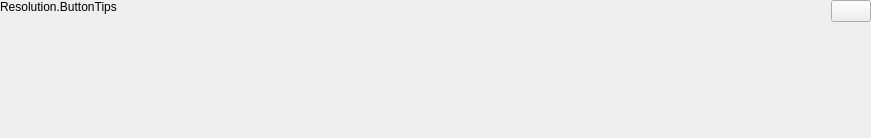
<?xml version="1.0" encoding="UTF-8"?>
<ui version="4.0">
 <class>ResolutionTipFrame</class>
 <widget class="QFrame" name="ResolutionTipFrame">
  <property name="geometry">
   <rect>
    <x>0</x>
    <y>0</y>
    <width>871</width>
    <height>138</height>
   </rect>
  </property>
  <property name="sizePolicy">
   <sizepolicy hsizetype="Preferred" vsizetype="Preferred">
    <horstretch>0</horstretch>
    <verstretch>0</verstretch>
   </sizepolicy>
  </property>
  <property name="mouseTracking">
   <bool>true</bool>
  </property>
  <property name="windowTitle">
   <string>Frame</string>
  </property>
  <layout class="QHBoxLayout" name="horizontalLayout_2">
   <property name="spacing">
    <number>0</number>
   </property>
   <property name="leftMargin">
    <number>0</number>
   </property>
   <property name="topMargin">
    <number>0</number>
   </property>
   <property name="rightMargin">
    <number>0</number>
   </property>
   <property name="bottomMargin">
    <number>0</number>
   </property>
   <item>
    <widget class="QLabel" name="ContentLabel">
     <property name="sizePolicy">
      <sizepolicy hsizetype="Expanding" vsizetype="Expanding">
       <horstretch>0</horstretch>
       <verstretch>0</verstretch>
      </sizepolicy>
     </property>
     <property name="mouseTracking">
      <bool>true</bool>
     </property>
     <property name="text">
      <string>Resolution.ButtonTips</string>
     </property>
     <property name="alignment">
      <set>Qt::AlignLeading|Qt::AlignLeft|Qt::AlignTop</set>
     </property>
     <property name="wordWrap">
      <bool>true</bool>
     </property>
    </widget>
   </item>
   <item alignment="Qt::AlignRight|Qt::AlignTop">
    <widget class="QFrame" name="ButtonFrame">
     <property name="mouseTracking">
      <bool>true</bool>
     </property>
     <layout class="QVBoxLayout" name="verticalLayout">
      <property name="spacing">
       <number>0</number>
      </property>
      <property name="leftMargin">
       <number>0</number>
      </property>
      <property name="topMargin">
       <number>0</number>
      </property>
      <property name="rightMargin">
       <number>0</number>
      </property>
      <property name="bottomMargin">
       <number>0</number>
      </property>
      <item alignment="Qt::AlignRight|Qt::AlignTop">
       <widget class="QPushButton" name="CloseBtn">
        <property name="sizePolicy">
         <sizepolicy hsizetype="Fixed" vsizetype="Fixed">
          <horstretch>0</horstretch>
          <verstretch>0</verstretch>
         </sizepolicy>
        </property>
        <property name="mouseTracking">
         <bool>true</bool>
        </property>
        <property name="text">
         <string/>
        </property>
       </widget>
      </item>
     </layout>
    </widget>
   </item>
  </layout>
 </widget>
 <resources/>
 <connections/>
</ui>
